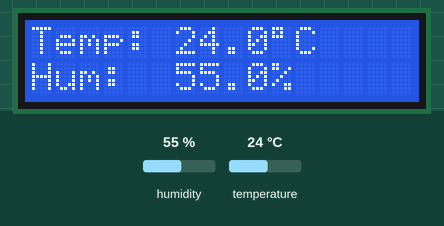
Recording of a sketch running on a simulated ESP32. Parts: 16×2 character LCD. The inputs (shaded band) are chosen by the test bench; at power-on: humidity 55 %, temperature 24 °C. What the sketch prints to the serial monitor is not drawn.

Above: at 4.7 s.
4.8 s: humidity set to 22 %
At 7.2 s:
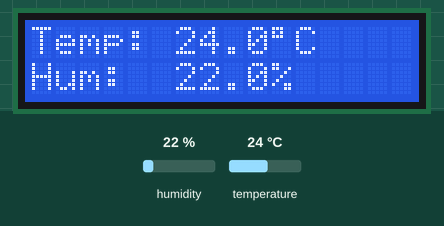
7.8 s: temperature set to 12 °C
At 9.4 s:
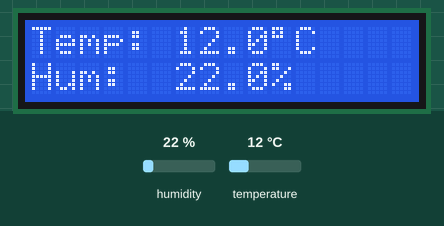
10.8 s: humidity set to 40 %
At 13.5 s:
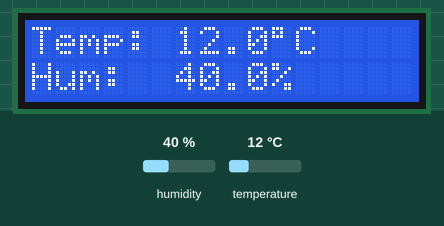
13.8 s: temperature set to 19 °C
At 14.8 s:
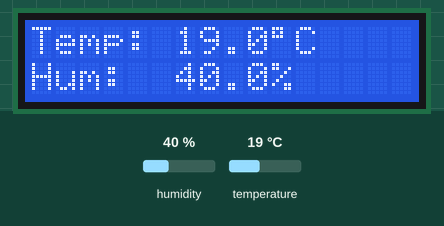
Timing chart, 0 to 16.8 s (numbered marks = the images above; inputs shaded):
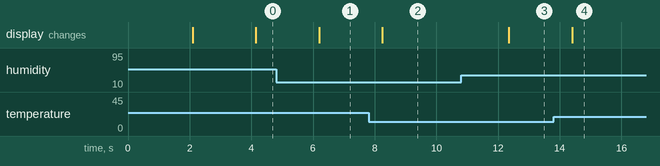

The sketch:

esp-dht-i2C.ino
```cpp
#include <Wire.h>
#include <LiquidCrystal_I2C.h>
#include <DHT.h>

/*
===================================================================
                  RÉCAPITULATIF DES BRANCHEMENTS
===================================================================

1. Capteur DHT11 :
   - VCC  ---> Broche 3.3V (ou VIN / 5V pour plus de stabilité)
   - GND  ---> Broche GND de l'ESP32
   - DATA ---> Broche GPIO 4 de l'ESP32

2. Écran LCD 16x2 avec module I2C :
   - VCC  ---> Broche VIN / 5V (Nécessaire pour le rétroéclairage)
   - GND  ---> Broche GND de l'ESP32
   - SDA  ---> Broche GPIO 21 (Bus I2C par défaut)
   - SCL  ---> Broche GPIO 22 (Bus I2C par défaut)

===================================================================
*/

// --- Configuration du capteur DHT11 ---
#define DHTPIN 4       // Broche GPIO 4 reliée à la patte DATA du DHT11
#define DHTTYPE DHT11  // Modèle du capteur (DHT11)

DHT dht(DHTPIN, DHTTYPE);

// --- Configuration de l'écran LCD I2C ---
// Adresse I2C : 0x27 (ou 0x3F selon le module), 16 colonnes, 2 lignes
// Utilise automatiquement les broches I2C par défaut : GPIO 21 (SDA) et GPIO 22 (SCL)
LiquidCrystal_I2C lcd(0x27, 16, 2);

void setup() {
  Serial.begin(115200);

  // Initialisation du capteur DHT11 (sur GPIO 4)
  dht.begin();

  // Initialisation du bus I2C (GPIO 21 & GPIO 22) et du LCD
  lcd.init();
  lcd.backlight(); // Allume le rétroéclairage de l'écran

  // Message d'accueil au démarrage
  lcd.setCursor(0, 0);
  lcd.print("Station Météo");
  lcd.setCursor(0, 1);
  lcd.print("Initialisation..");
  delay(2000);
  lcd.clear();
}

void loop() {
  // Pause de 2 secondes entre deux mesures (limite physique du DHT11)
  delay(2000);

  // Lecture des valeurs
  float h = dht.readHumidity();
  float t = dht.readTemperature();

  // Vérification de la validité de la lecture
  if (isnan(h) || isnan(t)) {
    Serial.println("Erreur de lecture du DHT11 sur le GPIO 4 !");
    lcd.setCursor(0, 0);
    lcd.print("Erreur Capteur  ");
    return;
  }

  // Affichage sur le moniteur série (USB)
  Serial.print("Temp: ");
  Serial.print(t);
  Serial.print(" °C | Hum: ");
  Serial.print(h);
  Serial.println(" %");

  // Affichage sur l'écran LCD
  lcd.setCursor(0, 0); // Ligne 1
  lcd.print("Temp: ");
  lcd.print(t, 1);     // Affichage avec 1 décimale
  lcd.print((char)223); // Caractère pour le symbole degré (°)
  lcd.print("C   ");

  lcd.setCursor(0, 1); // Ligne 2
  lcd.print("Hum:  ");
  lcd.print(h, 1);
  lcd.print("%   ");
}
```

Measured:
- after the input at 4.8 s, the display: changes after 1.4 s (image 1)
- after the input at 7.8 s, the display: changes after 0.45 s (image 2)
- after the input at 10.8 s, the display: changes after 1.6 s (image 3)
- after the input at 13.8 s, the display: changes after 0.60 s (image 4)
